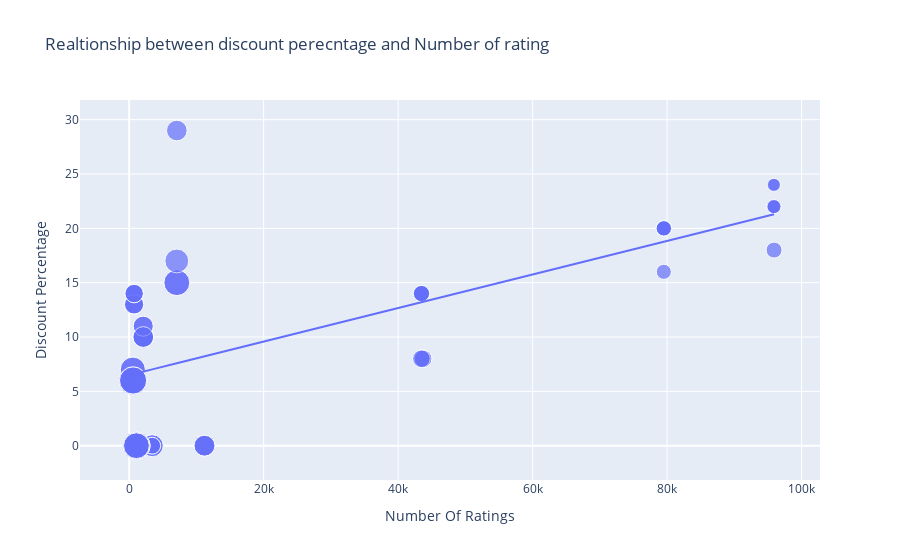

The notebook cell this image was saved under:
### Code cell
figure=px.scatter(data_frame = data, x="Number Of Ratings",
                  y="Discount Percentage",size="Sale Price", trendline ="ols",
                  title ="Realtionship between discount perecntage and Number of rating")
figure.show()

### Figure 1 — Plotly figure (JSON) as saved in the notebook; plotly's stock layout.template omitted (floating-point values rounded to 4 significant figures)
{"data": [{"hovertemplate": "Number Of Ratings=%{x}<br>Discount Percentage=%{y}<br>Sale Price=%{marker.size}<extra></extra>", "legendgroup": "", "marker": {"color": "#636efa", "size": [49900, 84900, 84900, 77000, 77000, 49900, 49900, 77000, 89900, 41999, 39999, 41999, 41999, 41999, 131900, 117100, 131900, 117100, 74999, 117900, 117100, 117900, 99900, 44999, 140900, 130900, 64900, 120900, 59900, 75900, 110900, 130900, 120900, 64900, 64900, 75900, 75900, 120900, 59900, 120900, 75900, 140900, 70900, 70900, 75900, 59900, 110900, 120900, 130900, 130900, 54999, 54999, 29999, 34999, 34999, 34999, 54999, 29999, 46999, 46999, 46999, 46999], "sizemode": "area", "sizeref": 352.2, "symbol": "circle"}, "mode": "markers", "name": "", "orientation": "v", "showlegend": false, "type": "scatter", "x": [3431, 3431, 3431, 11202, 11202, 3431, 3431, 11202, 1454, 79512, 79512, 79582, 79512, 79512, 1078, 1078, 1078, 1078, 7088, 7088, 1078, 7088, 7081, 95909, 542, 580, 740, 545, 740, 2101, 545, 580, 580, 730, 730, 2101, 2101, 580, 740, 580, 2092, 545, 2101, 2092, 2101, 740, 545, 580, 580, 580, 43707, 43707, 95807, 95909, 95807, 95909, 43470, 95909, 43470, 43470, 43470, 43470], "xaxis": "x", "y": [0, 0, 0, 0, 0, 0, 0, 0, 0, 20, 16, 20, 20, 20, 0, 0, 0, 0, 29, 15, 0, 15, 17, 18, 6, 6, 13, 6, 14, 10, 7, 6, 6, 13, 13, 10, 10, 6, 14, 6, 10, 6, 11, 11, 10, 14, 7, 6, 6, 6, 8, 8, 24, 22, 22, 22, 8, 24, 14, 14, 14, 14], "yaxis": "y"}, {"hovertemplate": "<b>OLS trendline</b><br>Discount Percentage = 0.000154292 * Number Of Ratings + 6.49233<br>R<sup>2</sup>=0.468988<br><br>Number Of Ratings=%{x}<br>Discount Percentage=%{y} <b>(trend)</b><extra></extra>", "legendgroup": "", "marker": {"color": "#636efa", "symbol": "circle"}, "mode": "lines", "name": "", "showlegend": false, "type": "scatter", "x": [542, 545, 545, 545, 545, 580, 580, 580, 580, 580, 580, 580, 580, 730, 730, 740, 740, 740, 740, 1078, 1078, 1078, 1078, 1078, 1454, 2092, 2092, 2101, 2101, 2101, 2101, 2101, 3431, 3431, 3431, 3431, 3431, 7081, 7088, 7088, 7088, 11202, 11202, 11202, 43470, 43470, 43470, 43470, 43470, 43707, 43707, 79512, 79512, 79512, 79512, 79582, 95807, 95807, 95909, 95909, 95909, 95909], "xaxis": "x", "y": [6.576, 6.576, 6.576, 6.576, 6.576, 6.582, 6.582, 6.582, 6.582, 6.582, 6.582, 6.582, 6.582, 6.605, 6.605, 6.607, 6.607, 6.607, 6.607, 6.659, 6.659, 6.659, 6.659, 6.659, 6.717, 6.815, 6.815, 6.816, 6.816, 6.816, 6.816, 6.816, 7.022, 7.022, 7.022, 7.022, 7.022, 7.585, 7.586, 7.586, 7.586, 8.221, 8.221, 8.221, 13.2, 13.2, 13.2, 13.2, 13.2, 13.24, 13.24, 18.76, 18.76, 18.76, 18.76, 18.77, 21.27, 21.27, 21.29, 21.29, 21.29, 21.29], "yaxis": "y"}], "layout": {"autosize": true, "legend": {"itemsizing": "constant", "tracegroupgap": 0}, "title": {"text": "Realtionship between discount perecntage and Number of rating"}, "xaxis": {"anchor": "y", "autorange": true, "domain": [0, 1], "range": [-6745.0, 102400.0], "title": {"text": "Number Of Ratings"}, "type": "linear"}, "yaxis": {"anchor": "x", "autorange": true, "domain": [0, 1], "range": [-5.213, 33.41], "title": {"text": "Discount Percentage"}, "type": "linear"}}}
